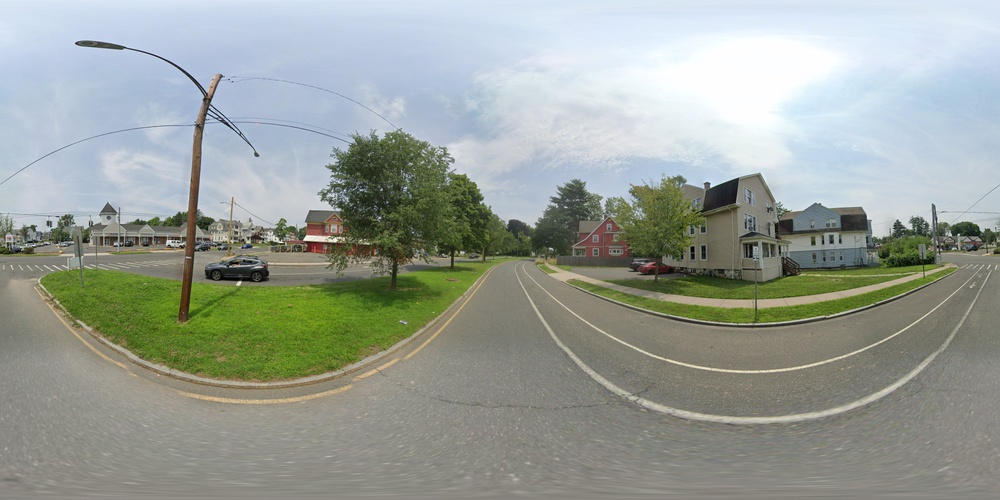
#> input picture images/westblvd/westblvd0.jpg, 1000 x 500 px, shrunk from 8192 x 4096 before the run, given in place of westblvd15.jpg, which was not available
$ jupyter execute --allow-errors r.ipynb
#> lines starting #> are read from the running program, lines starting #| are printed output that depends on the picture
#> further down, image is the input picture: shape (500, 1000, 3); mean B, G, R 152.2, 159.7, 153.1
#> `shifted_image = np.roll(image, width // 2, axis=1)`:
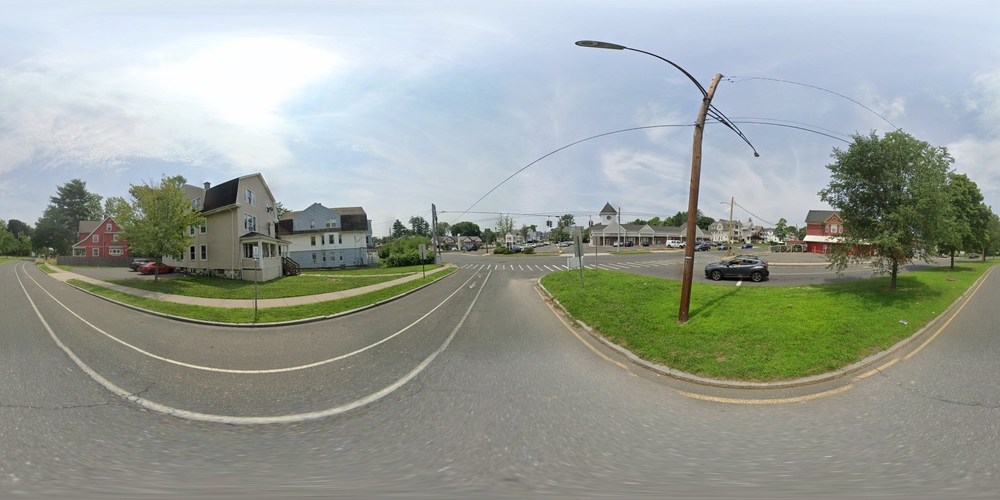
#> shifted_image: shape (500, 1000, 3); mean B, G, R 152.2, 159.7, 153.1
#> pass 2 of the loop `for i in range(15,20):`:
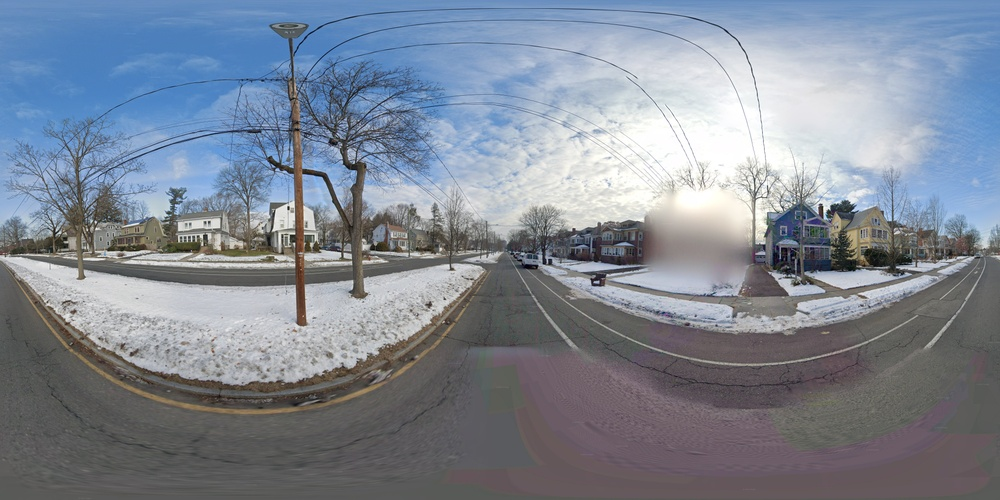
#> input picture images/westblvd/westblvd10.jpg, 1000 x 500 px, shrunk from 8192 x 4096 before the run, given in place of westblvd16.jpg, which was not available
#> image is the input picture: shape (500, 1000, 3); mean B, G, R 149, 136, 127.6
#> `shifted_image = np.roll(image, width // 2, axis=1)`:
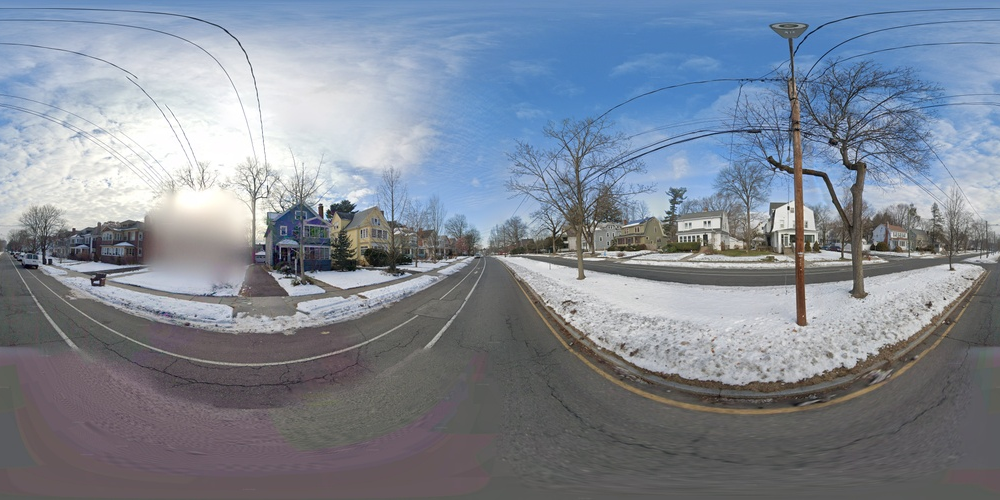
#> shifted_image: shape (500, 1000, 3); mean B, G, R 149, 136, 127.6
[cell 1]
import cv2
import numpy as np

#> (a cell that did not finish here is left out)
